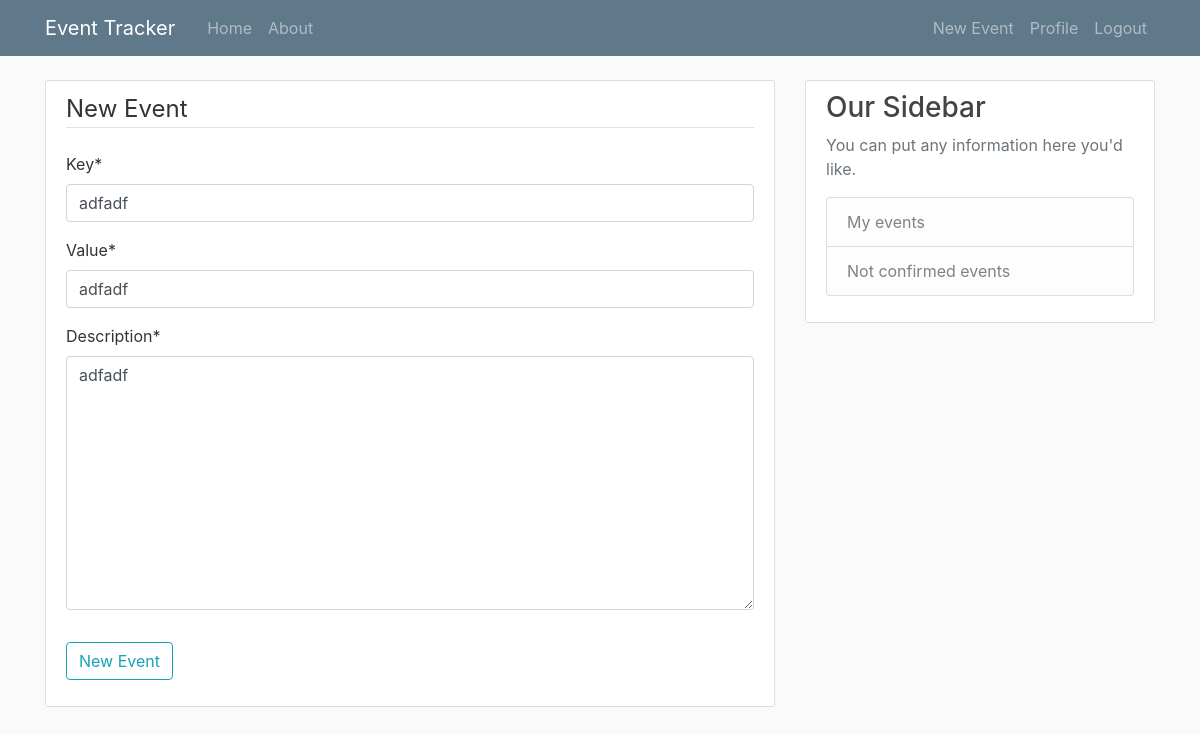
The page /event/17/update/ (signed in) on the database its author committed.
### tracker/models.py (models this page shows, shortened)
class Event(models.Model):
    key = models.CharField(max_length=50)
    value = models.CharField(max_length=50)
    description = models.TextField()
    created_at = models.DateTimeField(default=timezone.now)
    last_modified = models.DateTimeField(auto_now=True)
    confirmed_user = models.ManyToManyField(User)

### tracker/views.py (the view, shortened to what this page needs)
# urls.py: path('event/<int:pk>/update/', EventUpdateView.as_view(), name='event-update'),
class EventUpdateView(LoginRequiredMixin, UserPassesTestMixin, UpdateView):
    model = Event
    fields = ['key', 'value', 'description']
    def test_func(self):
        event = self.get_object()
        if event.confirmed_user.filter(id=self.request.user.id).exists():
            return True
        return False

### tracker/templates/tracker/event_form.html (shortened to what this page needs)
{% extends "tracker/base.html" %}
{% load crispy_forms_tags %}
{% block content %}
    <div class="content-section">
        <form method="post">
            <fieldset class="form-group">
                <legend class="border-bottom mb-4">New Event</legend>
                {{ form|crispy }}
            </fieldset>
            <div class="form-group">
                <button class="btn btn-outline-info" type="submit"> New Event </button>
            </div>
        </form>
    </div>
{% endblock %}

### tracker/static/tracker/main.css (style rules this page uses)
body { background: #fafafa; color: #333333; margin-top: 5rem; }
.content-section { background: #ffffff; padding: 10px 20px; border: 1px solid #dddddd; border-radius: 3px; margin-bottom: 20px; }

### rows shown on the page
Event: key "adfadf", value "adfadf", description "adfadf"
